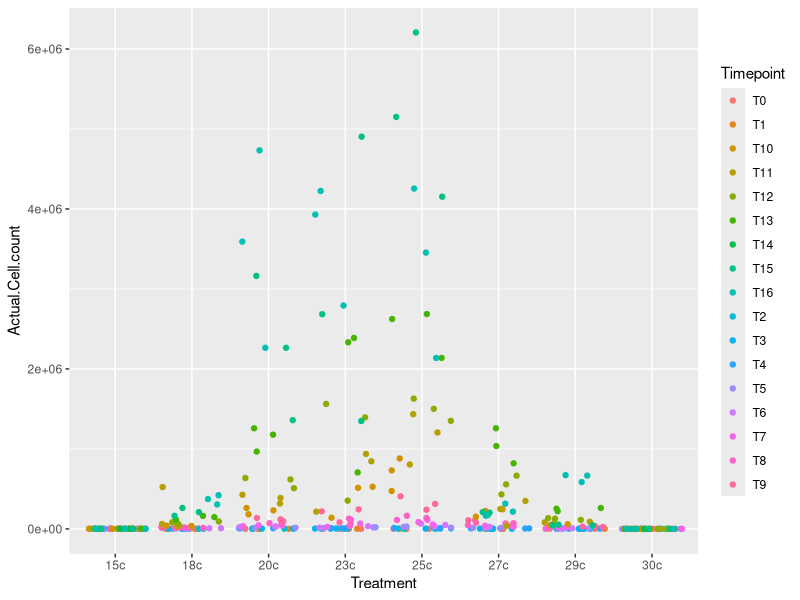
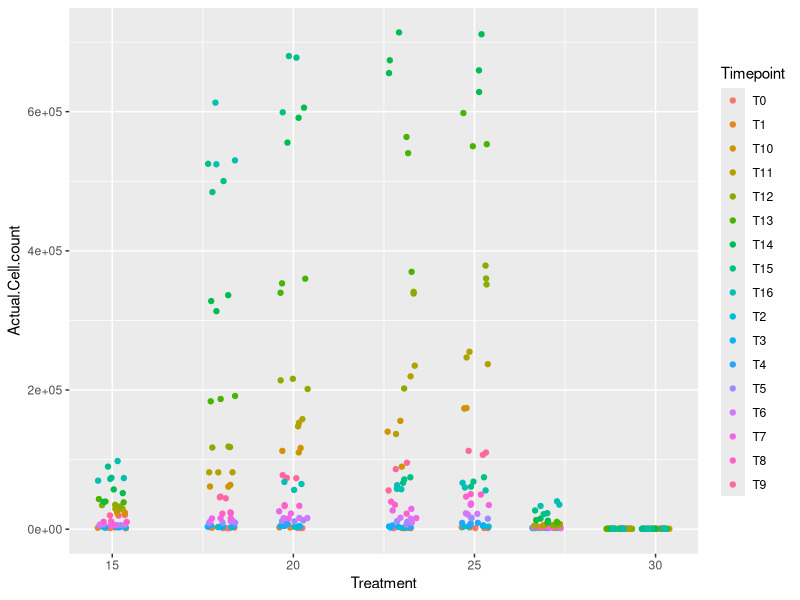
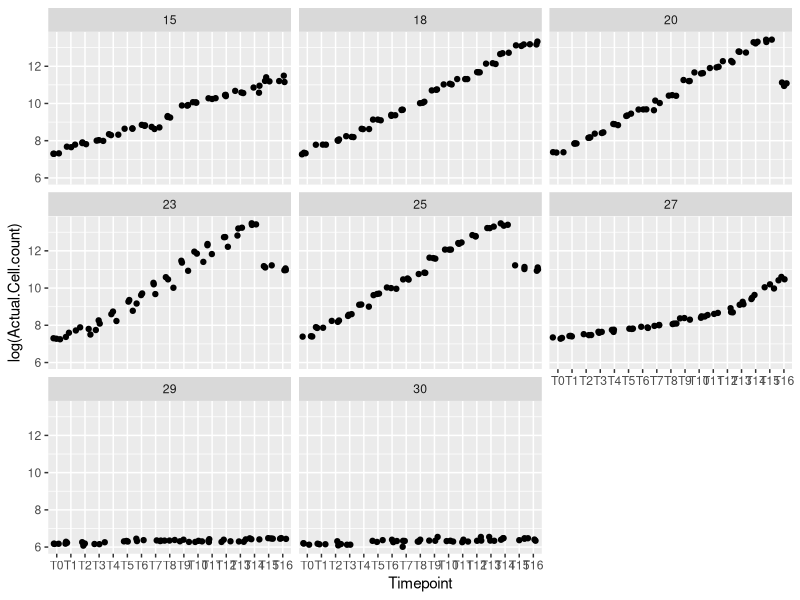
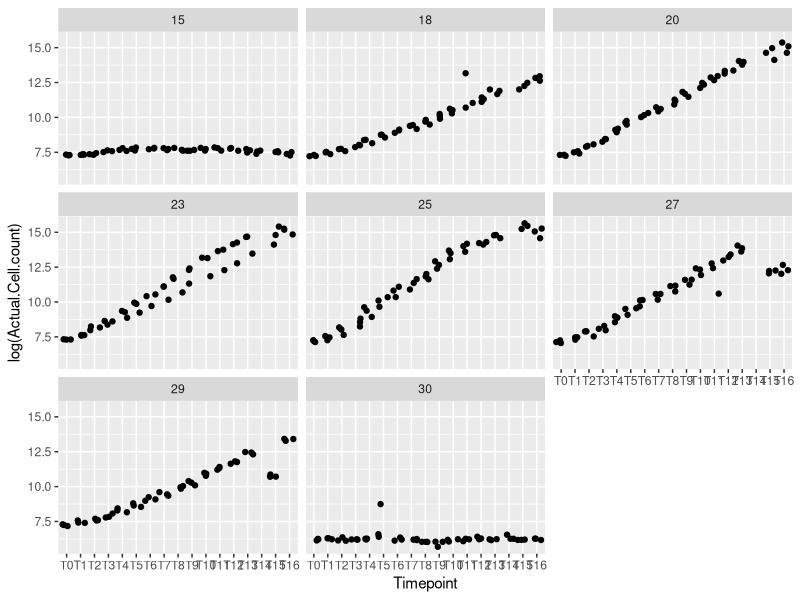
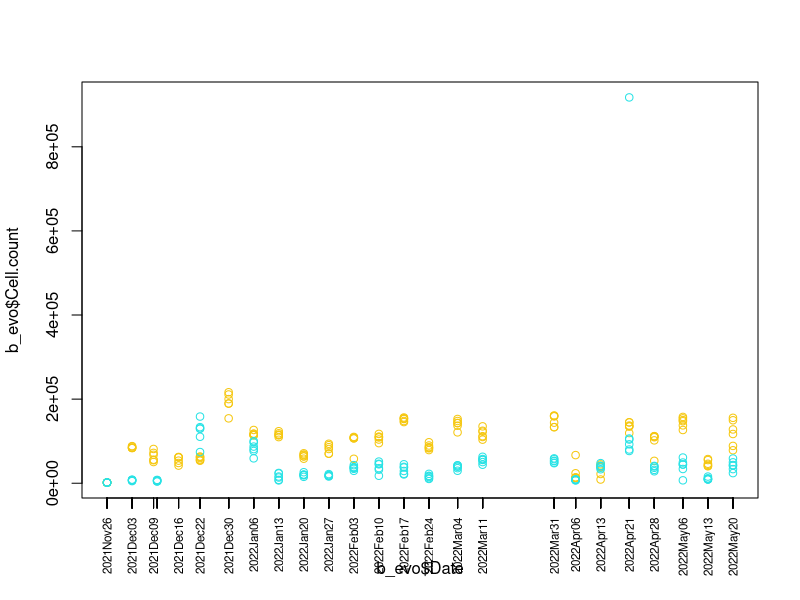
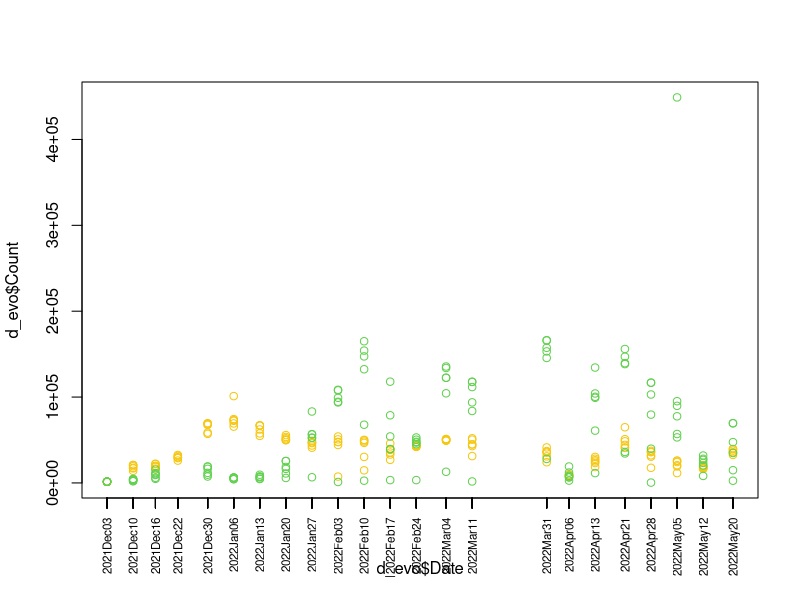
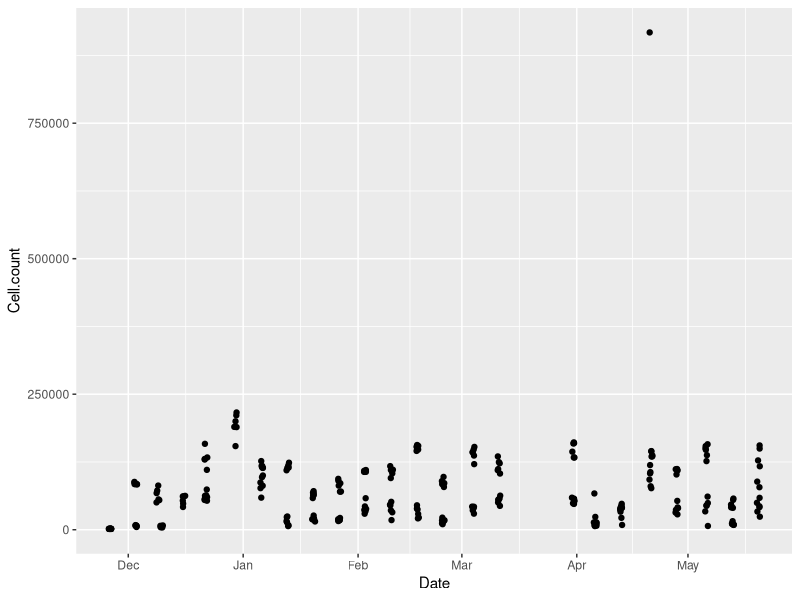

Reproduce these figures in R, in order.

library(ggplot2)

#read in data
b_evo <- read.csv("Pc_B_Evo.csv", sep=",", as.is=TRUE, header=TRUE)
b_recip <- read.csv("Pc_B_Recip.csv", sep=",", as.is=TRUE, header=TRUE)
b_tpc <- read.csv("Pc_B_TPC.csv", sep=",", as.is=TRUE, header=TRUE)

d_evo <- read.csv("Pc_D_Evo.csv", sep=",", as.is=TRUE, header=TRUE)
d_recip <- read.csv("Pc_D_Recip.csv", sep=",", as.is=TRUE, header=TRUE)
d_tpc <- read.csv("Pc_D_TPC.csv", sep=",", as.is=TRUE, header=TRUE)

#cut extra rows from b_tpc
b_tpc <- b_tpc[1:408,]

#quick plot of data
ggplot(b_tpc, aes(x=Treatment, y=Actual.Cell.count, color=Timepoint)) + geom_jitter()

#get rid of ones not numbers in d
which(d_tpc$Actual.Cell.count=="#VALUE!")
d_tpc <- d_tpc[-which(d_tpc$Actual.Cell.count=="#VALUE!"),]
d_tpc$Actual.Cell.count <- as.numeric(d_tpc$Actual.Cell.count)

d_tpc$Treatment <- sub("c","",d_tpc$Treatment)
d_tpc$Treatment <- as.numeric(d_tpc$Treatment)

b_tpc$Treatment <- sub("c","",b_tpc$Treatment)
b_tpc$Treatment <- as.numeric(b_tpc$Treatment)


ggplot(d_tpc, aes(x=Treatment, y=Actual.Cell.count, color=Timepoint)) + geom_jitter()

#make factors of timepoints and plot
d_tpc$Timepoint <- as.factor(d_tpc$Timepoint)
d_tpc$Timepoint <- factor(d_tpc$Timepoint, c("T0","T1","T2","T3","T4","T5","T6","T7","T8","T9","T10","T11","T12","T13","T14","T15","T16"))

ggplot(data=d_tpc, aes(x=Timepoint, y=log(Actual.Cell.count)))+
  geom_jitter()+
  facet_wrap(~Treatment)


b_tpc$Timepoint <- as.factor(b_tpc$Timepoint)
b_tpc$Timepoint <- factor(b_tpc$Timepoint, c("T0","T1","T2","T3","T4","T5","T6","T7","T8","T9","T10","T11","T12","T13","T14","T15","T16"))

ggplot(data=b_tpc, aes(x=Timepoint, y=log(Actual.Cell.count)))+
  geom_jitter()+
  facet_wrap(~Treatment)


#####look at evo
View(b_evo)

b_evo<- b_evo[1:288,]
b_evo$Date <- as.Date(b_evo$Date, "%d/%m/%Y")
b_evo$Cell.count <- sub(",","",b_evo$Cell.count)
b_evo$Cell.count <- as.numeric(b_evo$Cell.count)

plot(b_evo$Cell.count~b_evo$Date, xaxt="n", col=b_evo$Treatment)
axis(1, b_evo$Date, format(b_evo$Date, "%Y%b%d"), cex.axis = .7, las=2)



d_evo$Date <- as.Date(d_evo$Date, "%d/%m/%Y")
d_evo$Count <- sub(",","",d_evo$Count)
d_evo$Count <- as.numeric(d_evo$Count)

plot(d_evo$Count~d_evo$Date, xaxt="n", col=d_evo$Treatment)
axis(1, d_evo$Date, format(d_evo$Date, "%Y%b%d"), cex.axis = .7, las=2)

###left off here####
ggplot(data=b_evo, aes(x=Date, y=Cell.count))+
  geom_jitter()

as.numeric(b_evo$Cell.count)


